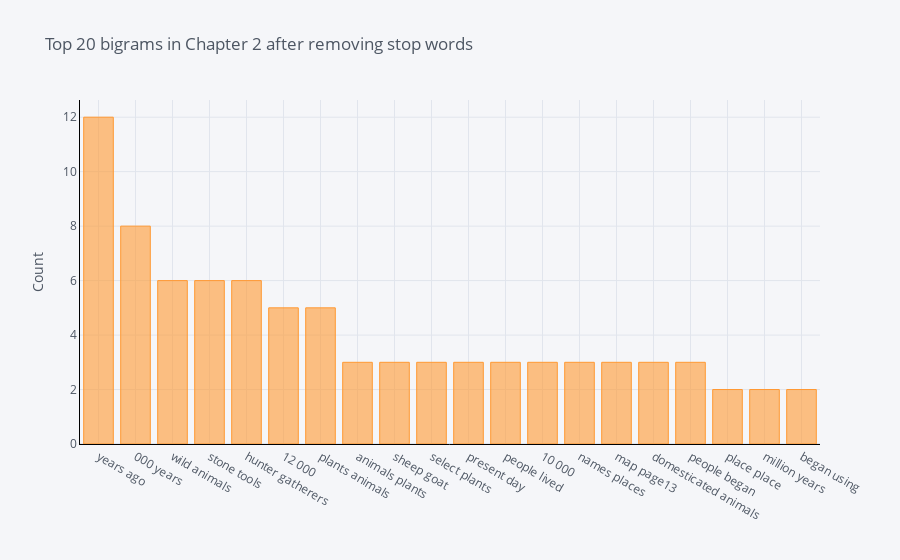

The notebook cell this image was saved under:
### Code cell
def get_top_n_bigram(corpus, n=None):
    vec = CountVectorizer(ngram_range=(2, 2), stop_words='english').fit(corpus)
    bag_of_words = vec.transform(corpus)
    sum_words = bag_of_words.sum(axis=0) 
    words_freq = [(word, sum_words[0, idx]) for word, idx in vec.vocabulary_.items()]
    words_freq =sorted(words_freq, key = lambda x: x[1], reverse=True)
    return words_freq[:n]
common_words = get_top_n_bigram(df_para['Description'], 20)
df4 = pd.DataFrame(common_words, columns = ['ParaText' , 'count'])

# Using Plotly
df4.groupby('ParaText').sum()['count'].sort_values(ascending=False).iplot(kind='bar', yTitle='Count', linecolor='black', title='Top 20 bigrams in Chapter 2 after removing stop words')

# Using MatplotLib

# sns.set_style("whitegrid")
# fig, ax = plt.subplots(figsize =(20, 12))
# ax.bar(df4['ParaText'],df4['count'],  color = 'red', alpha = 0.45, ec="black")
# plt.xticks(rotation = 315, fontsize = 13)
# plt.show()

### Figure 1 — Plotly figure (JSON) as saved in the notebook; plotly's stock layout.template omitted (floating-point values rounded to 4 significant figures)
{"data": [{"marker": {"color": "rgba(255, 153, 51, 0.6)", "line": {"color": "rgba(255, 153, 51, 1.0)", "width": 1}}, "name": "count", "orientation": "v", "text": "", "type": "bar", "x": ["years ago", "000 years", "wild animals", "stone tools", "hunter gatherers", "12 000", "plants animals", "animals plants", "sheep goat", "select plants", "present day", "people lived", "10 000", "names places", "map page13", "domesticated animals", "people began", "place place", "million years", "began using"], "y": [12, 8, 6, 6, 6, 5, 5, 3, 3, 3, 3, 3, 3, 3, 3, 3, 3, 2, 2, 2]}], "layout": {"legend": {"bgcolor": "#F5F6F9", "font": {"color": "#4D5663"}}, "paper_bgcolor": "#F5F6F9", "plot_bgcolor": "#F5F6F9", "title": {"font": {"color": "#4D5663"}, "text": "Top 20 bigrams in Chapter 2 after removing stop words"}, "xaxis": {"gridcolor": "#E1E5ED", "linecolor": "black", "showgrid": true, "tickfont": {"color": "#4D5663"}, "title": {"font": {"color": "#4D5663"}, "text": ""}, "zerolinecolor": "#E1E5ED"}, "yaxis": {"gridcolor": "#E1E5ED", "linecolor": "black", "showgrid": true, "tickfont": {"color": "#4D5663"}, "title": {"font": {"color": "#4D5663"}, "text": "Count"}, "zerolinecolor": "#E1E5ED"}}}
